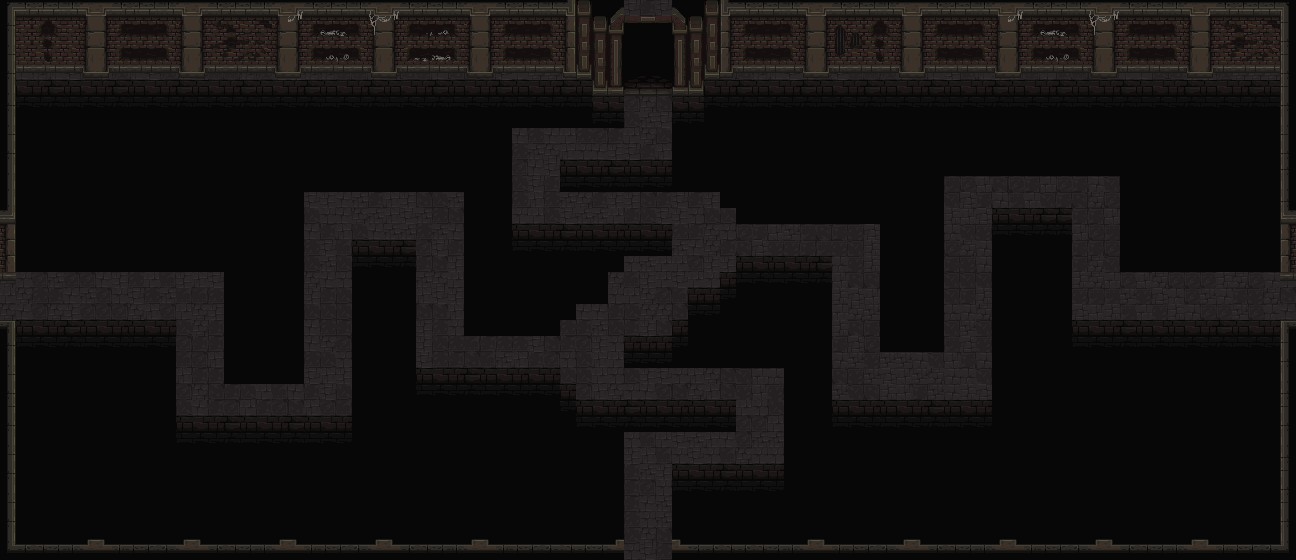

Tiled map render using the project's own tile images. Description and the map definition, with tile-layer contents summarised, below:
An orthogonal 81x35 tile map with 16x16 px tiles, 2 tile layers (Terra, Parets), 4 hidden layers not drawn, 2 tilesets.

<map version="1.5" tiledversion="1.7.2" orientation="orthogonal" renderorder="right-down" width="81" height="35" tilewidth="16" tileheight="16" infinite="0" nextlayerid="9" nextobjectid="1">
 <tileset firstgid="1" name="Floor1_TileSet" tilewidth="16" tileheight="16" tilecount="2560" columns="64">
  <image source="../Sprites/Maps/RF_Catacombs_v1.0/mainlevbuild.png" width="1024" height="640" />
 </tileset>
 <tileset firstgid="2561" name="Colisions" tilewidth="16" tileheight="16" tilecount="6" columns="6">
  <image source="../Sprites/Maps/Colisions.png" width="96" height="16" />
 </tileset>
 <layer id="2" name="Terra" width="81" height="35">
  <data>[2835 cells, 2835 non-empty, 30 distinct tile ids]</data>
 </layer>
 <layer id="7" name="Terra2" width="81" height="35" visible="0">
  <data>[2835 cells, 340 non-empty, 19 distinct tile ids]</data>
 </layer>
 <layer id="1" name="Parets" width="81" height="35">
  <data>[2835 cells, 620 non-empty, 197 distinct tile ids]</data>
 </layer>
 <layer id="5" name="Porta" width="81" height="35" visible="0">
  <data>[2835 cells, 8 non-empty, 8 distinct tile ids]</data>
 </layer>
 <layer id="3" name="Colisions" width="81" height="35" visible="0" opacity="0.54">
  <data>[2835 cells, 560 non-empty, 2 distinct tile ids]</data>
 </layer>
 <layer id="8" name="Enemics" width="81" height="35" visible="0">
  <data>[2835 cells, 1 non-empty, 1 distinct tile ids]</data>
 </layer>
</map>
